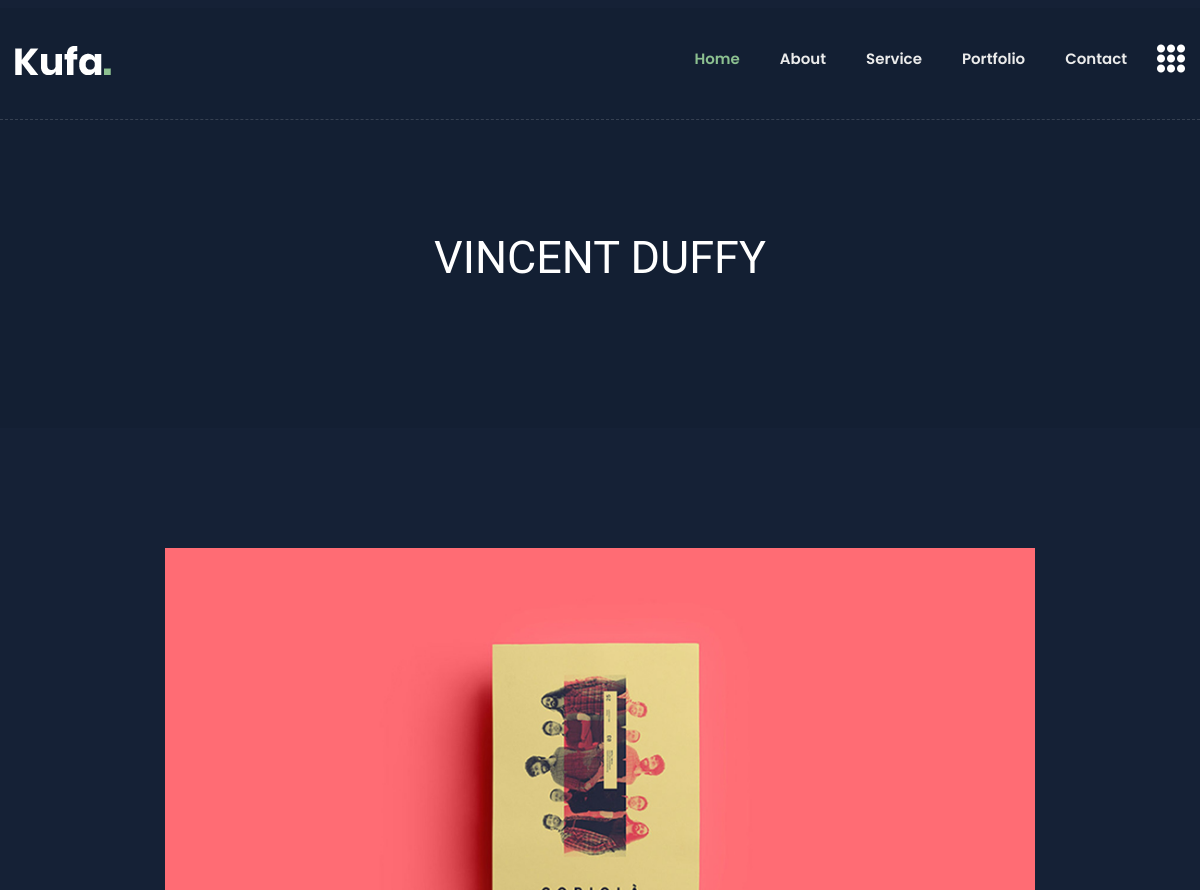
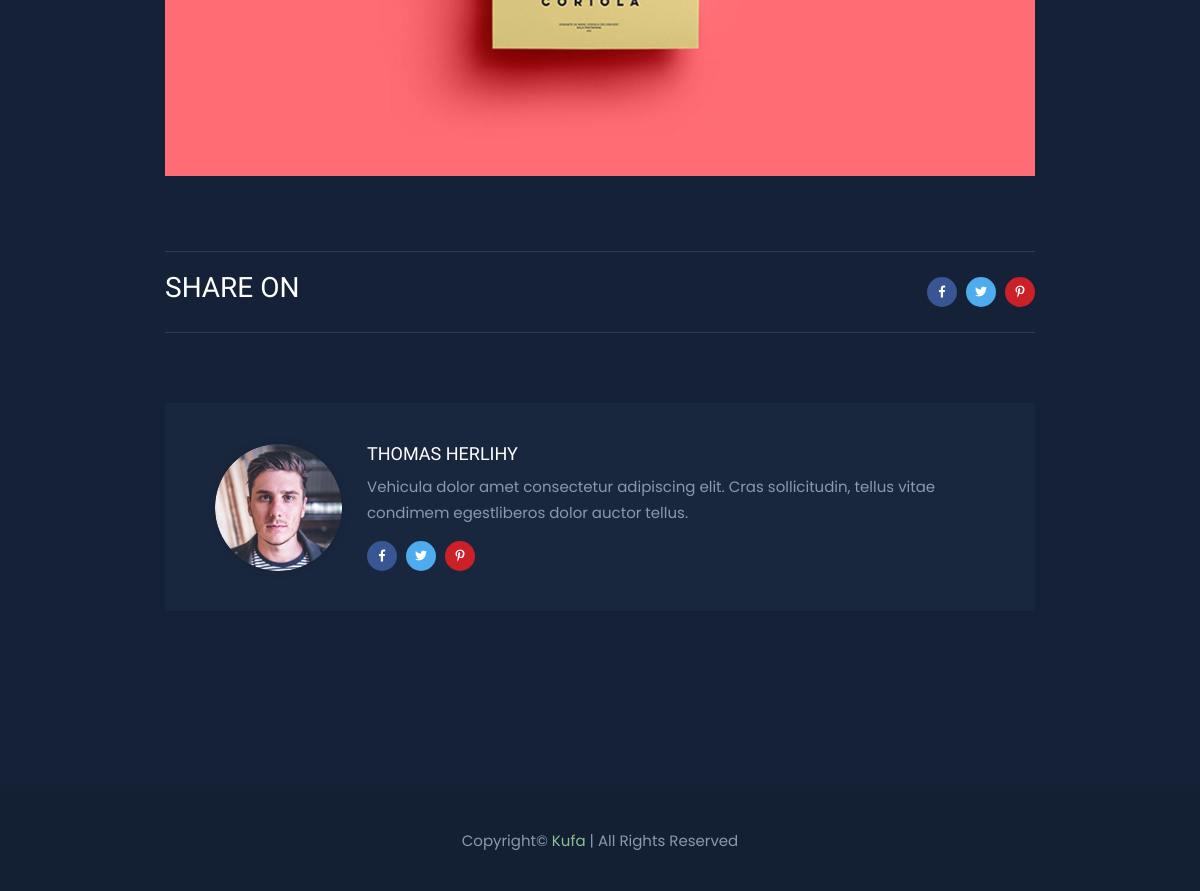
/single.php?id=13, run on the app's committed database (2 pictures, top to bottom).
### tables this page shows
CREATE TABLE `portflio` (
  `id` int(11) NOT NULL,
  `p_name` varchar(255) NOT NULL,
  `p_category` varchar(1200) NOT NULL,
  `p_descprition` text NOT NULL,
  `photo` varchar(200) NOT NULL
);

### single.php (the view, shortened to what this page needs)
<?php
require_once('./db_controler.php');
?>
<!doctype html>
<html class="no-js" lang="en">
<head>
        <link rel="stylesheet" href="assets/fontent/css/bootstrap.min.css">
        <link rel="stylesheet" href="assets/fontent/css/animate.min.css">
        <link rel="stylesheet" href="assets/fontent/css/magnific-popup.css">
        <link rel="stylesheet" href="assets/fontent/css/fontawesome-all.min.css">
        <link rel="stylesheet" href="assets/fontent/css/flaticon.css">
        <link rel="stylesheet" href="assets/fontent/css/slick.css">
        <link rel="stylesheet" href="assets/fontent/css/aos.css">
        <link rel="stylesheet" href="assets/fontent/css/default.css">
        <link rel="stylesheet" href="assets/fontent/css/style.css">
        <link rel="stylesheet" href="assets/fontent/css/responsive.css">
    </head>
    <body class="theme-bg">
        <header>
            <div id="header-sticky" class="transparent-header">
                <div class="container">
                    <div class="row">
                        <div class="col-xl-12">
                            <div class="main-menu">
                                <nav class="navbar navbar-expand-lg">
                                    <a href="index.html" class="navbar-brand logo-sticky-none"><img src="assets/fontent/img/logo/logo.png" alt="Logo"></a>
                                    <div class="collapse navbar-collapse" id="navbarNav">
                                        <ul class="navbar-nav ml-auto">
                                            <li class="nav-item active"><a class="nav-link" href="#home">Home</a></li>
                                            <li class="nav-item"><a class="nav-link" href="#about">about</a></li>
                                            <li class="nav-item"><a class="nav-link" href="#service">service</a></li>
                                            <li class="nav-item"><a class="nav-link" href="#portfolio">portfolio</a></li>
                                            <li class="nav-item"><a class="nav-link" href="#contact">Contact</a></li>
                                        </ul>
                                    </div>
                                    <div class="header-btn">
                                        <a href="#" class="off-canvas-menu menu-tigger"><i class="flaticon-menu"></i></a>
                                    </div>
                                </nav>
                            </div>
                        </div>
                    </div>
                </div>
            </div>
        </header>
        <main>
         <?php $id=$_GET['id'];
         $select="SELECT * FROM `portflio` where id='$id' ";
         $query=mysqli_query($con,$select);
         $read=mysqli_fetch_assoc($query);
         ?>
            <section class="breadcrumb-area breadcrumb-bg d-flex align-items-center">
                <div class="container">
                    <div class="row justify-content-center">
                        <div class="col-md-10">
                            <div class="breadcrumb-content text-center">
                                <h2><?=$read['p_name'];?></h2>
                            </div>
                        </div>
                    </div>
                </div>
            </section>
            <section class="portfolio-details-area pt-120 pb-120">
                <div class="container">
                    <div class="row justify-content-center">
                        <div class="col-xl-9 col-lg-10">
                            <div class="single-blog-list">
                                <div class="blog-list-thumb mb-35">
                                    <img src="Views/backend/imges/portflio/<?=$read['photo'];?>" alt="img">
                                </div>
                                <div class="blog-list-content blog-details-content portfolio-details-content">
                                    <div class="blog-list-meta">
                                        <ul>
                                            <li class="blog-post-date">
                                                <h3>Share On</h3>
                                            </li>
                                            <li class="blog-post-share">
                                                <a href="#"><i class="fab fa-facebook-f"></i></a>
                                                <a href="#"><i class="fab fa-twitter"></i></a>
                                                <a href="#"><i class="fab fa-pinterest-p"></i></a>
                                            </li>
                                        </ul>
                                    </div>
                                </div>
                                <div class="avatar-post mt-70 mb-60">
                                    <ul>
                                        <li>
                                            <div class="post-avatar-img">
                                                <img src="assets/fontent/img/blog/post_avatar_img.png" alt="img">
                                            </div>
                                            <div class="post-avatar-content">
                                                <h5>Thomas Herlihy</h5>
                                                <p>Vehicula dolor amet consectetur adipiscing elit. Cras sollicitudin, tellus vitae
                                                    condimem
                                                    egestliberos dolor auctor
                                                    tellus.</p>
                                                <div class="post-avatar-social mt-15">
                                                    <a href="#"><i class="fab fa-facebook-f"></i></a>
                                                    <a href="#"><i class="fab fa-twitter"></i></a>
                                                    <a href="#"><i class="fab fa-pinterest-p"></i></a>
                                                </div>
                                            </div>
                                        </li>
                                    </ul>
                                </div>
                            </div>
                        </div>
                    </div>
                </div>
            </section>
        </main>
        <footer>
            <div class="copyright-wrap primary-bg">
                <div class="container">
                    <div class="row align-items-center">
                        <div class="col-12">
                            <div class="copyright-text text-center">
                                <p>Copyright© <span>Kufa</span> | All Rights Reserved</p>
                            </div>
                        </div>
                    </div>
                </div>
            </div>
        </footer>
    </body>
</html>

### data on the page
portflio: p_name "VINCENT DUFFY", photo (picture)
